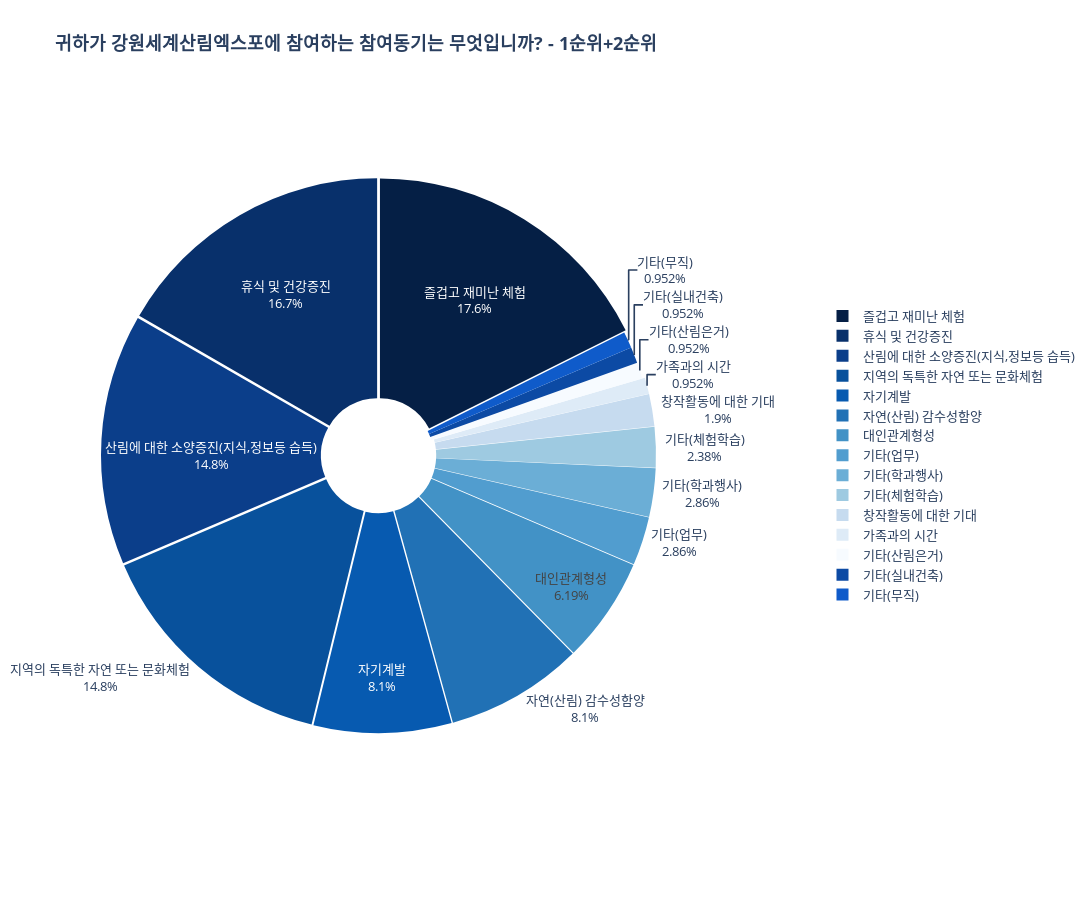

Write notebook code for a chart like this one.
### Code cell
# 빈도를 비율로 변환
frequency1_C['비율'] = frequency1_C['1순위+2순위_빈도'] / frequency1_C['1순위+2순위_빈도'].sum()

# 파이 차트 시각화 (크기 조절)
fig = px.pie(frequency1_C, values='비율', names='값', title="<b>귀하가 강원세계산림엑스포에 참여하는 참여동기는 무엇입니까? - 1순위+2순위</b>", hole=0.2,
                color_discrete_sequence=color_scale)
fig.update_layout(
    font=dict(size=13),
    height=900,  # 그림의 높이 설정
    width=1400,    # 그림의 너비 설정
    legend=dict(x=1.3, y=0.5)  # 범례 위치 조정 (x, y 조절 가능)
)
# 차트 내에 비율 숫자 직접 표시
pull_lst = [0.01] * 12
fig.update_traces(textinfo='percent+label', pull=pull_lst, insidetextorientation='horizontal')  # 비율 숫자를 라벨과 함께 표시

fig.show()

### Figure 1 — Plotly figure (JSON) as saved in the notebook; plotly's stock layout.template omitted (floating-point values rounded to 4 significant figures)
{"data": [{"domain": {"x": [0, 1], "y": [0, 1]}, "hole": 0.2, "hovertemplate": "값=%{label}<br>비율=%{value}<extra></extra>", "insidetextorientation": "horizontal", "labels": ["즐겁고 재미난 체험", "휴식 및 건강증진", "산림에 대한 소양증진(지식,정보등 습득)", "지역의 독특한 자연 또는 문화체험", "자기계발", "자연(산림) 감수성함양", "대인관계형성", "기타(업무)", "기타(학과행사)", "기타(체험학습)", "창작활동에 대한 기대", "가족과의 시간", "기타(산림은거)", "기타(실내건축)", "기타(무직)"], "legendgroup": "", "name": "", "pull": [0.01, 0.01, 0.01, 0.01, 0.01, 0.01, 0.01, 0.01, 0.01, 0.01, 0.01, 0.01], "showlegend": true, "textinfo": "percent+label", "type": "pie", "values": [0.1762, 0.1667, 0.1476, 0.1476, 0.08095, 0.08095, 0.0619, 0.02857, 0.02857, 0.02381, 0.01905, 0.009524, 0.009524, 0.009524, 0.009524]}], "layout": {"font": {"size": 13}, "height": 900, "legend": {"tracegroupgap": 0, "x": 1.3, "y": 0.5}, "piecolorway": ["rgb(5,31,69)", "rgb(8,48,107)", "rgb(11,62,138)", "rgb(8,81,156)", "rgb(7,90,176)", "rgb(33,113,181)", "rgb(66,146,198)", "rgb(81,157,207)", "rgb(107,174,214)", "rgb(158,202,225)", "rgb(198,219,239)", "rgb(222,235,247)", "rgb(247,251,255)"], "title": {"text": "<b>귀하가 강원세계산림엑스포에 참여하는 참여동기는 무엇입니까? - 1순위+2순위</b>"}, "width": 1400}}
